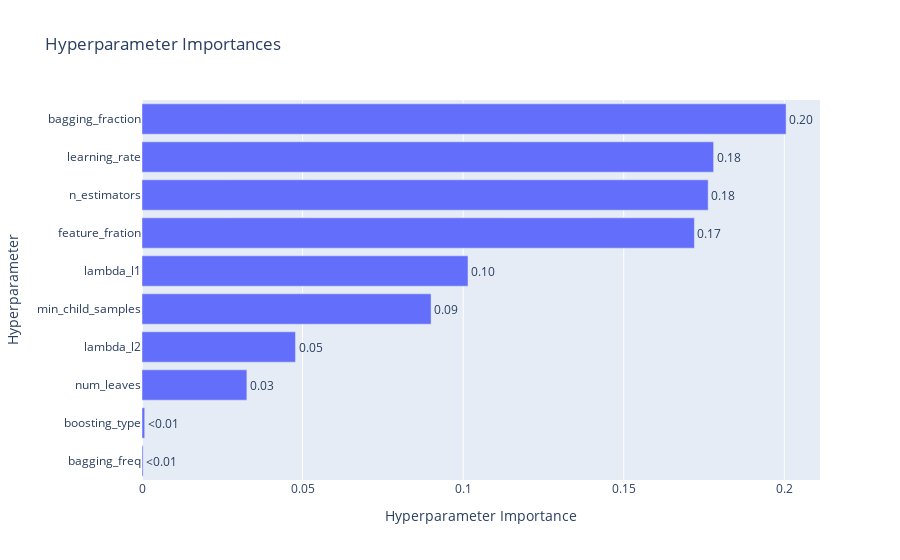

The notebook cell this image was saved under:
### Code cell
optuna.visualization.plot_param_importances(study_lgbm_unbalanced)

### Figure 1 — Plotly figure (JSON) as saved in the notebook; plotly's stock layout.template omitted (floating-point values rounded to 4 significant figures)
{"data": [{"cliponaxis": false, "hovertemplate": ["bagging_freq (IntDistribution): 0.0003430945845031575<extra></extra>", "boosting_type (CategoricalDistribution): 0.0008432513809119357<extra></extra>", "num_leaves (IntDistribution): 0.03265249719910703<extra></extra>", "lambda_l2 (FloatDistribution): 0.047804213505279615<extra></extra>", "min_child_samples (IntDistribution): 0.0900086630043487<extra></extra>", "lambda_l1 (FloatDistribution): 0.10150474192834877<extra></extra>", "feature_fration (FloatDistribution): 0.17200394722073964<extra></extra>", "n_estimators (IntDistribution): 0.17628815081746574<extra></extra>", "learning_rate (FloatDistribution): 0.1779953787772855<extra></extra>", "bagging_fraction (FloatDistribution): 0.20055606158201006<extra></extra>"], "name": "Objective Value", "orientation": "h", "text": ["<0.01", "<0.01", "0.03", "0.05", "0.09", "0.10", "0.17", "0.18", "0.18", "0.20"], "textposition": "outside", "type": "bar", "x": [0.0003431, 0.0008433, 0.03265, 0.0478, 0.09001, 0.1015, 0.172, 0.1763, 0.178, 0.2006], "y": ["bagging_freq", "boosting_type", "num_leaves", "lambda_l2", "min_child_samples", "lambda_l1", "feature_fration", "n_estimators", "learning_rate", "bagging_fraction"]}], "layout": {"title": {"text": "Hyperparameter Importances"}, "xaxis": {"title": {"text": "Hyperparameter Importance"}}, "yaxis": {"title": {"text": "Hyperparameter"}}}}
